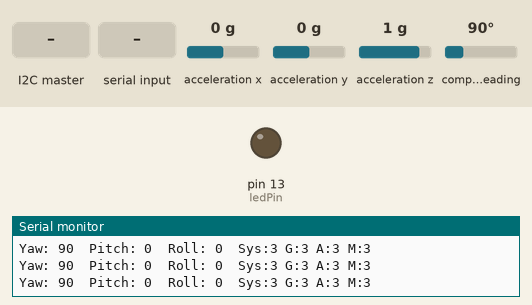
This sketch was run on a simulated Arduino Uno, built with avr-gcc and run on an emulated ATmega328P. Shown: output pins drawn as LEDs (lit = HIGH), the last lines printed to the serial monitor. The inputs (shaded band) are chosen by the test bench; at power-on: acceleration x 0 g, acceleration y 0 g, acceleration z 1 g, compass heading 90°.

Above: at 3.3 s.
3.4 s: the I2C master sends "l"
At 4.0 s:
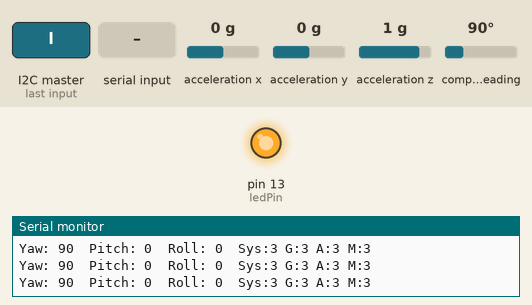
4.9 s: "!" received over Serial
Timing chart, 0 to 7.9 s (numbered marks = the images above; inputs shaded):
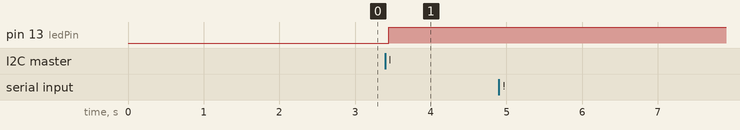

The sketch:

PitchRollYaw_I2C.ino
```cpp
#include <Wire.h>
#include <Adafruit_Sensor.h>
#include <Adafruit_BNO055.h>
#include <utility/imumaths.h>

/* This driver uses the Adafruit unified sensor library (Adafruit_Sensor),
   which provides a common 'type' for sensor data and some helper functions.

   To use this driver you will also need to download the Adafruit_Sensor
   library and include it in your libraries folder.

   You should also assign a unique ID to this sensor for use with
   the Adafruit Sensor API so that you can identify this particular
   sensor in any data logs, etc.  To assign a unique ID, simply
   provide an appropriate value in the constructor below (12345
   is used by default in this example).

   Connections
   ===========
   Connect SCL to analog 5
   Connect SDA to analog 4
   Connect VDD to 3-5V DC
   Connect GROUND to common ground

   History
   =======
   2015/MAR/03  - First release (KTOWN)
   2015/AUG/27  - Added calibration and system status helpers

   @Author Modified by Addison Sears-Collins
   @Date   April 17, 2019

   @Author Modified by Douglas Eucken
   @Date   May 7, 2021
*/

/* Set the delay between fresh samples */
// deucken1 - changed delay from 100 to 500 ms for stability
#define BNO055_SAMPLERATE_DELAY_MS (500)

Adafruit_BNO055 bno = Adafruit_BNO055(55);

// Flag used to stop the program
bool done = false;

// Make the Arduino a slave to the Raspberry Pi
int SLAVE_ADDRESS = 0X04;

// Toggle in-built LED for verifying program is working
int ledPin = 13;

// Data to send back to Raspberry Pi
byte imu_data[] = {0, 0, 0, 0, 0, 0, 0, 0, 0, 0, 0, 0};

// Variables used for digit extraction
int roll = 0;
int pitch = 0;
int yaw = 0;

// Initialize the LED. This is used for testing.
boolean ledOn = false;

/**************************************************************************/
/*
    This function ends the program
*/
/**************************************************************************/

void end_program() {

    // Used for reading data from the serial monitor
    char ch;

    // Check to see if ! is available to be read
    if (Serial.available()) {

    // Read the character
    ch = Serial.read();

    // End the program if exclamation point is entered in the serial monitor
    if (ch == '!') {
      done = true;
      Serial.println("Finished recording Roll+Pitch+Yaw data. Goodbye.");
    }
  }
}

/**************************************************************************/
/*
    Displays some basic information on this sensor from the unified
    sensor API sensor_t type (see Adafruit_Sensor for more information)
*/
/**************************************************************************/
void displaySensorDetails(void)
{
  sensor_t sensor;
  bno.getSensor(&sensor);
  Serial.println("------------------------------------");
  Serial.print  ("Sensor:       "); Serial.println(sensor.name);
  Serial.print  ("Driver Ver:   "); Serial.println(sensor.version);
  Serial.print  ("Unique ID:    "); Serial.println(sensor.sensor_id);
  Serial.print  ("Max Value:    "); Serial.print(sensor.max_value); Serial.println(" xxx");
  Serial.print  ("Min Value:    "); Serial.print(sensor.min_value); Serial.println(" xxx");
  Serial.print  ("Resolution:   "); Serial.print(sensor.resolution); Serial.println(" xxx");
  Serial.println("------------------------------------");
  Serial.println("");
  delay(500);
}

/**************************************************************************/
/*
    Display some basic info about the sensor status
*/
/**************************************************************************/
void displaySensorStatus(void)
{
  /* Get the system status values (mostly for debugging purposes) */
  uint8_t system_status, self_test_results, system_error;
  system_status = self_test_results = system_error = 0;
  bno.getSystemStatus(&system_status, &self_test_results, &system_error);

  /* Display the results in the Serial Monitor */
  Serial.println("");
  Serial.print("System Status: 0x");
  Serial.println(system_status, HEX);
  Serial.print("Self Test:     0x");
  Serial.println(self_test_results, HEX);
  Serial.print("System Error:  0x");
  Serial.println(system_error, HEX);
  Serial.println("");
  delay(500);
}

/**************************************************************************/
/*
    Display sensor calibration status
*/
/**************************************************************************/
void displayCalStatus(void)
{
  /* Get the four calibration values (0..3) */
  /* Any sensor data reporting 0 should be ignored, */
  /* 3 means 'fully calibrated" */
  uint8_t system, gyro, accel, mag;
  system = gyro = accel = mag = 0;
  bno.getCalibration(&system, &gyro, &accel, &mag);

  /* The data should be ignored until the system calibration is > 0 */
  Serial.print("\t");
  if (!system)
  {
    Serial.print("! ");
  }

  /* Display the individual values */
  Serial.print("Sys:");
  Serial.print(system, DEC);
  Serial.print(" G:");
  Serial.print(gyro, DEC);
  Serial.print(" A:");
  Serial.print(accel, DEC);
  Serial.print(" M:");
  Serial.print(mag, DEC);
}

/**************************************************************************/
/*
    Callback for received data
*/
/**************************************************************************/

void processMessage(int n) {

  char ch = Wire.read();
  if (ch == 'l') {
    toggleLED();
  }
}

/**************************************************************************/
/*
    Method to toggle the LED. This is used for testing.
*/
/**************************************************************************/

void toggleLED() {
  ledOn = ! ledOn;
  digitalWrite(ledPin, ledOn);

}

/**************************************************************************/
/*
    Code that executes when request is received from Raspberry Pi
*/
/**************************************************************************/

void sendIMUReading() {
  Wire.write(imu_data, 12);
}

/**************************************************************************/
/*
    Retrieves the digit of any position in an integer. The rightmost digit
    has position 0. The second rightmost digit has position 1, etc.
    e.g. Position 3 of integer 245984 is 5.
*/
/**************************************************************************/

byte getDigit(int num, int n) {
  int int_digit, temp1, temp2;
  byte byte_digit;

  temp1 = pow(10, n+1);
  int_digit = num % temp1;

  if (n > 0) {
    temp2 = pow(10, n);
    int_digit = int_digit / temp2;
  }

  byte_digit = (byte) int_digit;

  return byte_digit;
}


/**************************************************************************/
/*
    Arduino setup function (automatically called at startup)
*/
/**************************************************************************/
void setup(void)
{
  Serial.begin(9600);
  Serial.println("Orientation Sensor Test"); Serial.println("");

  /* Initialise the sensor */
  if(!bno.begin())
  {
    /* There was a problem detecting the BNO055 ... check your connections */
    Serial.print("Ooops, no BNO055 detected ... Check your wiring or I2C ADDR!");
    while(1);
  }

  delay(1000);

  /* Display some basic information on this sensor */
  displaySensorDetails();

  /* Optional: Display current status */
  displaySensorStatus();

  bno.setExtCrystalUse(true);

  pinMode(ledPin, OUTPUT); // This is used for testing.

  Wire.begin(SLAVE_ADDRESS); // Set up the Wire library and make Arduino the slave

  /* Define the callbacks for i2c communication */
  Wire.onReceive(processMessage); // Used to specify a function when data received from Master
  Wire.onRequest(sendIMUReading); // Used to specify a function when the Master requests data

}

/**************************************************************************/
/*
    Arduino loop function, called once 'setup' is complete
*/
/**************************************************************************/
void loop(void)
{

  while (!done) {
    /* Get a new sensor event */
    sensors_event_t event;

    loop_mark:
      if (!bno.getEvent(&event)) {
        Serial.println("Caught IOError");
        goto loop_mark;
    }

    /* Display the floating point data */
    Serial.print("Yaw: ");
    yaw = (int) event.orientation.x;
    Serial.print(yaw);
    if (yaw < 0) {
      imu_data[8] = 1;  // Capture the sign information
      yaw = abs(yaw);
    }
    else {
      imu_data[8] = 0;
    }
    if (yaw > 360) {
      yaw = yaw - 360; // Calculate equivalent angle
    }

    Serial.print("\tPitch: ");
    pitch = (int) event.orientation.y;
    Serial.print(pitch);
    if (pitch < 0) {
      imu_data[4] = 1;   // Capture the sign information
      pitch = abs(pitch);
    }
    else {
      imu_data[4] = 0;
    }

    Serial.print("\tRoll: ");
    roll = (int) event.orientation.z;
    Serial.print(roll);
    if (roll < 0) {
      imu_data[0] = 1;    // Capture the sign information
      roll = abs(roll);
    }
    else {
      imu_data[0] = 0;
    }

    /* Optional: Display calibration status */
    displayCalStatus();

    /* Optional: Display sensor status (debug only) */
    //displaySensorStatus();

    /* New line for the next sample */
    Serial.println("");

    /* Update the IMU data by extracting each digit from the raw data */
    imu_data[1] = getDigit(roll, 2);
    imu_data[2] = getDigit(roll, 1);
    imu_data[3] = getDigit(roll, 0);
    imu_data[5] = getDigit(pitch, 2);
    imu_data[6] = getDigit(pitch, 1);
    imu_data[7] = getDigit(pitch, 0);
    imu_data[9] = getDigit(yaw, 2);
    imu_data[10] = getDigit(yaw, 1);
    imu_data[11] = getDigit(yaw, 0);

    /* Wait the specified delay before requesting nex data */
    delay(BNO055_SAMPLERATE_DELAY_MS);

    end_program();

  }

  // Do nothing
  while (true){};

}
```

Measured:
- after the input at 3.4 s, pin 13 (ledPin): LOW → HIGH at once
